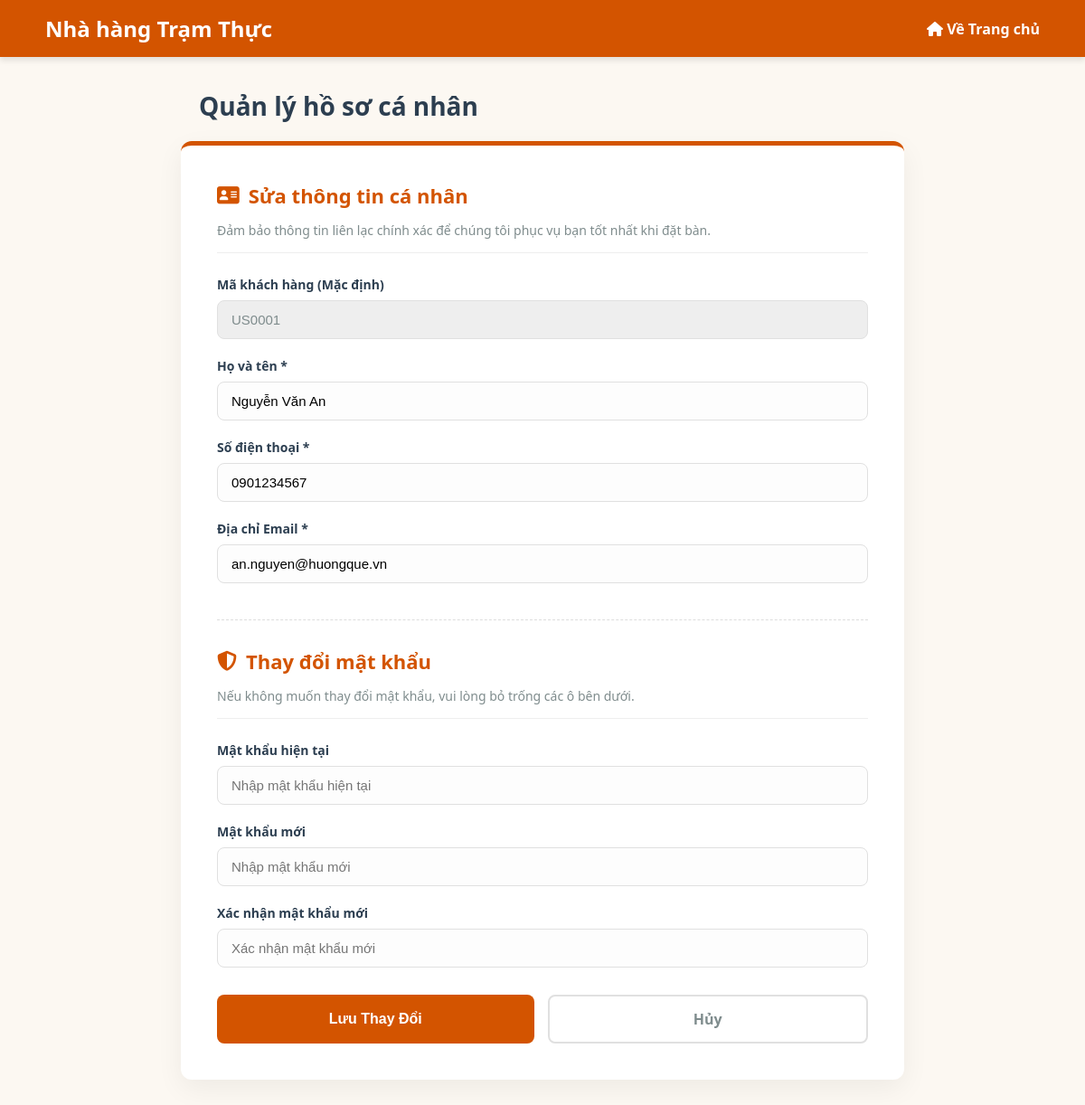
Page /profile.php (signed in) on the committed database.
### tables this page shows
CREATE TABLE `Users` (
  `userId` char(6) NOT NULL,
  `fullName` varchar(100) NOT NULL,
  `phone` char(10) NOT NULL,
  `email` varchar(150) NOT NULL,
  `password` varchar(255) NOT NULL,
  `role` varchar(20) NOT NULL DEFAULT 'Customer',
  `status` varchar(20) NOT NULL DEFAULT 'Active',
  `createdAt` datetime NOT NULL DEFAULT current_timestamp(),
  `otp_code` varchar(10) DEFAULT NULL,
  `otp_expiry` datetime DEFAULT NULL
);

### profile.php (the view, shortened to what this page needs)
<?php
require_once 'db.php';
$userId = $_SESSION['userId'];
$stmt = $conn->prepare("SELECT * FROM Users WHERE userId = :userId");
$stmt->execute([':userId' => $userId]);
$user = $stmt->fetch(PDO::FETCH_ASSOC);
?>
<!DOCTYPE html>
<html lang="vi">
<head>
    <link rel="stylesheet" href="https://cdnjs.cloudflare.com/ajax/libs/font-awesome/6.4.0/css/all.min.css">
</head>
<body>
    <nav class="navbar">
        <a href="index.php" class="logo">Nhà hàng Trạm Thực</a>
        <div class="nav-links">
            <a href="index.php" style="font-weight: bold; font-size: 16px;">
                <i class="fa-solid fa-house"></i> Về Trang chủ
            </a>
        </div>
    </nav>
    <div class="page-title-section">
        <h1>Quản lý hồ sơ cá nhân</h1>
    </div>
    <div class="main-content">
        <div class="profile-container">
            <div class="profile-card">
                <form method="POST" action="profile.php">
                    <h2><i class="fa-solid fa-address-card"></i> Sửa thông tin cá nhân</h2>
                    <p class="desc">Đảm bảo thông tin liên lạc chính xác để chúng tôi phục vụ bạn tốt nhất khi đặt bàn.</p>
                    <div class="form-group">
                        <label>Mã khách hàng (Mặc định)</label>
                        <input type="text" value="<?= htmlspecialchars($user['userId']) ?>" disabled>
                    </div>
                    <div class="form-group">
                        <label for="fullname">Họ và tên *</label>
                        <input type="text" id="fullname" name="fullname" required value="<?= htmlspecialchars($user['fullName']) ?>">
                    </div>
                    <div class="form-group">
                        <label for="phone">Số điện thoại *</label>
                        <input type="tel" id="phone" name="phone" required value="<?= htmlspecialchars($user['phone']) ?>">
                    </div>
                    <div class="form-group">
                        <label for="email">Địa chỉ Email *</label>
                        <input type="text" id="email" name="email" required value="<?= htmlspecialchars($user['email']) ?>">
                    </div>
                    <hr class="section-divider">
                    <h2><i class="fa-solid fa-shield-halved"></i> Thay đổi mật khẩu</h2>
                    <p class="desc">Nếu không muốn thay đổi mật khẩu, vui lòng bỏ trống các ô bên dưới.</p>
                    <div class="form-group">
                        <label for="current_password">Mật khẩu hiện tại</label>
                        <input type="password" id="current_password" name="current_password" placeholder="Nhập mật khẩu hiện tại">
                    </div>
                    <div class="form-group">
                        <label for="new_password">Mật khẩu mới</label>
                        <input type="password" id="new_password" name="new_password" placeholder="Nhập mật khẩu mới">
                    </div>
                    <div class="form-group">
                        <label for="confirm_password">Xác nhận mật khẩu mới</label>
                        <input type="password" id="confirm_password" name="confirm_password" placeholder="Xác nhận mật khẩu mới">
                    </div>
                    <div class="btn-group">
                        <button type="submit" class="btn-submit">Lưu Thay Đổi</button>
                        <a href="profile.php" class="btn-cancel">Hủy</a>
                    </div>
                </form>
            </div>
        </div>
    </div>
</body>
</html>

### profile.php (style rules this page uses)
body { font-family: 'Segoe UI', Arial, sans-serif; background-color: #fcf8f2; color: #333; margin: 0; padding: 0; display: flex; flex-direction: column; min-height: 100vh; }
.navbar { background-color: #d35400; padding: 15px 50px; display: flex; justify-content: space-between; align-items: center; box-shadow: 0 4px 6px rgba(0,0,0,0.1); }
.navbar .logo { color: #fff; font-size: 24px; font-weight: bold; text-decoration: none; }
.navbar .nav-links { display: flex; align-items: center; }
.navbar .nav-links a { color: #fff; text-decoration: none; font-weight: 500; transition: color 0.2s; }
.page-title-section { width: 100%; max-width: 800px; margin: 35px auto 10px auto; padding: 0 20px; box-sizing: border-box; }
.page-title-section h1 { color: #2c3e50; font-size: 28px; margin: 0; font-weight: bold; }
.main-content { flex: 1; padding: 10px 20px 50px 20px; display: flex; justify-content: center; }
.profile-container { width: 100%; max-width: 800px; }
.profile-card { background: #fff; border-radius: 12px; box-shadow: 0 10px 30px rgba(0,0,0,0.06); padding: 40px; border-top: 5px solid #d35400; }
.profile-card h2 { color: #d35400; margin-top: 0; margin-bottom: 5px; font-size: 22px; display: flex; align-items: center; gap: 10px; }
.profile-card p.desc { color: #7f8c8d; font-size: 14px; margin-bottom: 25px; border-bottom: 1px solid #eee; padding-bottom: 15px; }
.section-divider { border: 0; border-top: 1px dashed #ddd; margin: 40px 0 30px 0; }
.form-group { margin-bottom: 20px; }
.form-group label { display: block; margin-bottom: 8px; font-weight: bold; color: #2c3e50; font-size: 14px; }
.form-group input { width: 100%; padding: 12px 15px; border: 1px solid #e0e0e0; border-radius: 8px; font-size: 15px; box-sizing: border-box; transition: all 0.3s; background: #fdfdfd; }
.form-group input:disabled { background: #eee; cursor: not-allowed; color: #7f8c8d; }
.btn-group { display: flex; gap: 15px; width: 100%; margin-top: 30px; }
.btn-submit { flex: 1; background: #d35400; color: white; border: none; padding: 14px 20px; border-radius: 8px; font-size: 16px; font-weight: bold; cursor: pointer; transition: all 0.3s; text-align: center; }
.btn-cancel { flex: 1; background: #fff; color: #7f8c8d; border: 2px solid #e0e0e0; padding: 14px 20px; border-radius: 8px; font-size: 16px; font-weight: bold; cursor: pointer; transition: all 0.3s; text-align: center; text-decoration: none; display: flex; align-items: center; justify-content: center; box-sizing: border-box; }

### rows in the picture
users: userId "US0001", fullname "Nguyễn Văn An", phone "0901234567", email "an.nguyen@huongque.vn"
